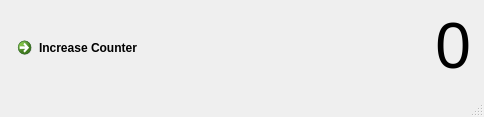
<?xml version="1.0" encoding="UTF-8"?>
<ui version="4.0">
 <class>MainWindow</class>
 <widget class="QMainWindow" name="MainWindow">
  <property name="geometry">
   <rect>
    <x>0</x>
    <y>0</y>
    <width>484</width>
    <height>117</height>
   </rect>
  </property>
  <property name="windowTitle">
   <string>MainWindow</string>
  </property>
  <widget class="QWidget" name="centralwidget">
   <widget class="QCommandLinkButton" name="next_commandLinkButton">
    <property name="geometry">
     <rect>
      <x>10</x>
      <y>30</y>
      <width>185</width>
      <height>41</height>
     </rect>
    </property>
    <property name="text">
     <string>Increase Counter</string>
    </property>
   </widget>
   <widget class="QLabel" name="next_label">
    <property name="geometry">
     <rect>
      <x>170</x>
      <y>10</y>
      <width>301</width>
      <height>71</height>
     </rect>
    </property>
    <property name="font">
     <font>
      <pointsize>48</pointsize>
     </font>
    </property>
    <property name="text">
     <string>0</string>
    </property>
    <property name="alignment">
     <set>Qt::AlignRight|Qt::AlignTrailing|Qt::AlignVCenter</set>
    </property>
   </widget>
  </widget>
  <widget class="QMenuBar" name="menubar">
   <property name="geometry">
    <rect>
     <x>0</x>
     <y>0</y>
     <width>484</width>
     <height>21</height>
    </rect>
   </property>
  </widget>
  <widget class="QStatusBar" name="statusbar"/>
 </widget>
 <resources/>
 <connections/>
</ui>
